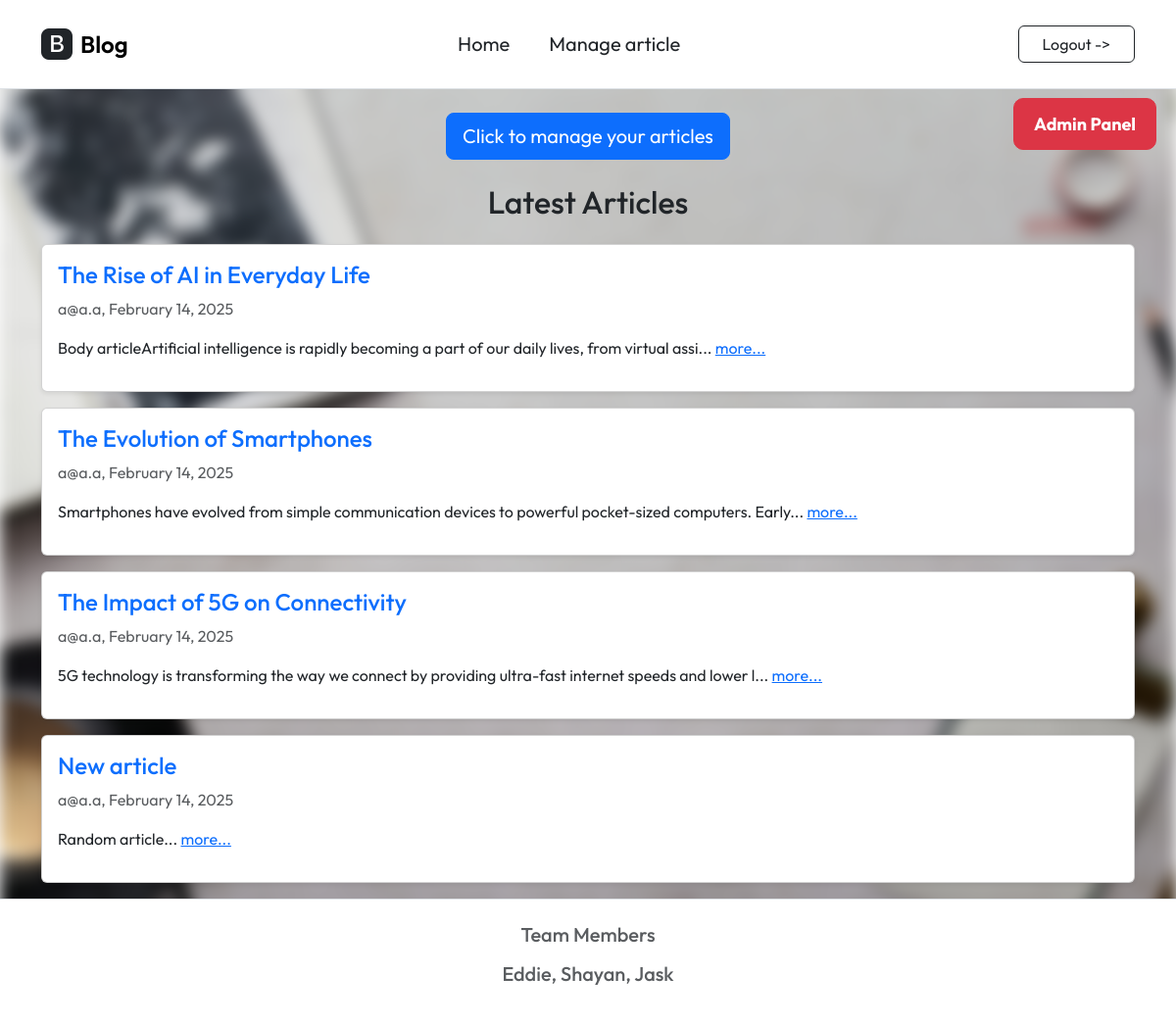
Page /home.php (signed in) on the committed database.
### tables this page shows
CREATE TABLE Articles (
    ArticleId INTEGER PRIMARY KEY AUTOINCREMENT,
    ArticleTitle VARCHAR(80),
    ArticleBody VARCHAR(500),

    CreateDate DATE,
    StartDate DATE,
    EndDate DATE,

    ContributerUsername VARCHAR(80)
);

### home.php (the view, shortened to what this page needs)
<?php
$db = new SQLite3('info.db');
$current_date = date('Y-m-d');
$query = "SELECT * FROM Articles WHERE StartDate <= '$current_date' AND EndDate >= '$current_date' ORDER BY CreateDate DESC";
$results = $db->query($query);
?>
<?php include('./inc/inc_header.php'); ?>
<div class="container mt-4">
    <div class="text-center">
        <a href="write.php" class="btn btn-primary btn-lg">Click to manage your articles</a>
    </div>
</div>
<div class="container mt-4">
    <h2 class="text-center mb-4">Latest Articles</h2>
    <?php while ($row = $results->fetchArray(SQLITE3_ASSOC)) { ?>
        <div class="card mb-3 p-3 shadow-sm">
            <h4 class="text-primary"><?= htmlspecialchars($row['ArticleTitle']) ?></h4>
            <p class="text-muted">
                <?= htmlspecialchars($row['ContributerUsername']) ?>, <?= date("F j, Y", strtotime($row['CreateDate'])) ?>
            </p>
            <p>
                <span id="preview_<?= $row['ArticleId'] ?>">
                    <?= htmlspecialchars(substr($row['ArticleBody'], 0, 100)) ?>...
                </span>
                <a href="javascript:void(0);" class="text-primary" onclick="toggleArticle(<?= $row['ArticleId'] ?>)">
                    <span id="toggle_<?= $row['ArticleId'] ?>">more...</span>
                </a>
            </p>
        </div>
    <?php } ?>
</div>
<div class="admin-button">
    <a href="admin.php" class="btn btn-danger">Admin Panel</a>
</div>
<?php include('./inc/inc_footer.php'); ?>

### inc/inc_header.php (shortened to what this page needs)
<!DOCTYPE html>
<html lang="en">
<head>
    <link href="https://cdn.jsdelivr.net/npm/bootstrap@5.3.3/dist/css/bootstrap.min.css" rel="stylesheet">
    <link rel="stylesheet" href="https://cdn.jsdelivr.net/npm/bootstrap-icons@1.11.0/font/bootstrap-icons.css">
    <link rel="stylesheet" href="inc/style.css">
</head>
<body>
    <nav class="navbar navbar-expand-lg bg-white border-bottom py-3">
        <div class="container">
            <a class="navbar-brand d-flex align-items-center" href="home.php">
                <i class="bi bi-bootstrap-fill fs-2 text-dark me-2"></i>
                <span class="fs-4 fw-semibold">Blog</span>
            </a>
            <div class="collapse navbar-collapse" id="mainNav">
                <ul class="navbar-nav mx-auto gap-4">
                    <li class="nav-item">
                        <a class="nav-link text-dark fs-5" href="home.php">Home</a>
                    </li>
                    <?php if (isset($_SESSION['username'])) { ?>
                        <li class="nav-item">
                            <a class="nav-link text-dark fs-5" href="write.php">Manage article</a>
                        </li>
                    <?php } ?>
                </ul>
                <div class="d-flex ms-lg-4" id="nav-login">
                    <?php if (isset($_SESSION['username'])) { ?>
                        <a class="btn btn-outline-dark px-4" href="logout.php">
                            Logout ->
                        </a>
                    <?php } else { ?>
                        <a class="btn btn-outline-dark px-4" href="login.php">
                            Login ->
                        </a>
                    <?php } ?>
                </div>
            </div>
        </div>
    </nav>
</body>
</html>

### inc/inc_footer.php (shortened to what this page needs)
<!DOCTYPE html>
<html lang="en">
<head>
    <link href="https://cdn.jsdelivr.net/npm/bootstrap@5.3.3/dist/css/bootstrap.min.css" rel="stylesheet">
    <link rel="stylesheet" href="https://cdn.jsdelivr.net/npm/bootstrap-icons@1.11.0/font/bootstrap-icons.css">
</head>
<body class="d-flex flex-column min-vh-100">
    <footer class="mt-auto bg-white border-top">
        <div class="container main-content">
            <div class="row py-4 justify-content-center align-items-center">
                <div class="col-md-4 mb-4 mb-md-0 text-center">
                    <h5 class="mb-3 text-body-secondary">Team Members</h5>
                    <h5 class="mb-3 text-body-secondary">Eddie, Shayan, Jask</h5>
                </div>
            </div>
        </div>
    </footer>
</body>
</html>

### inc/style.css (style rules this page uses)
body { margin: 0; font-family: Arial, sans-serif; color: white; }
.card { background-color: white !important; border: 1px solid #e0e0e0; border-radius: 12px; box-shadow: 0 4px 10px rgba(0, 0, 0, 0.1); }
h2 { color: #333; margin-bottom: 1rem; }
.btn-primary { background: #007BFF; color: white; border: none; border-radius: 6px; font-size: 1rem; cursor: pointer; transition: 0.3s ease; padding: 10px 15px; display: inline-block; text-align: center; text-decoration: none; }

### inc/inc_header.php (style rules this page uses)
body { font-family: "Outfit", serif; font-optical-sizing: auto; font-style: normal; }
#nav-login .btn { font-family: "Outfit", sans-serif; font-weight: 500px; }

### home.php (style rules this page uses)
.admin-button { position: fixed; top: 100px; right: 20px; z-index: 1000; }
.admin-button a { padding: 12px 20px; font-size: 18px; font-weight: bold; border-radius: 10px; transition: all 0.3s ease-in-out; }

### inc/inc_footer.php (style rules this page uses)
body { font-family: "Outfit", sans-serif; }

### rows in the picture
articles: ArticleTitle "The Rise of AI in Everyday Life", ContributerUsername "a@a.a", CreateDate "February 14, 2025", ArticleBody "Body articleArtificial intelligence is rapidly becoming a part of our daily lives, from virtual assi"
articles: ArticleTitle "The Evolution of Smartphones", ContributerUsername "a@a.a", CreateDate "February 14, 2025", ArticleBody "Smartphones have evolved from simple communication devices to powerful pocket-sized computers. Early"
articles: ArticleTitle "The Impact of 5G on Connectivity", ContributerUsername "a@a.a", CreateDate "February 14, 2025", ArticleBody "5G technology is transforming the way we connect by providing ultra-fast internet speeds and lower l"
articles: ArticleTitle "New article", ContributerUsername "a@a.a", CreateDate "February 14, 2025", ArticleBody "Random article"
